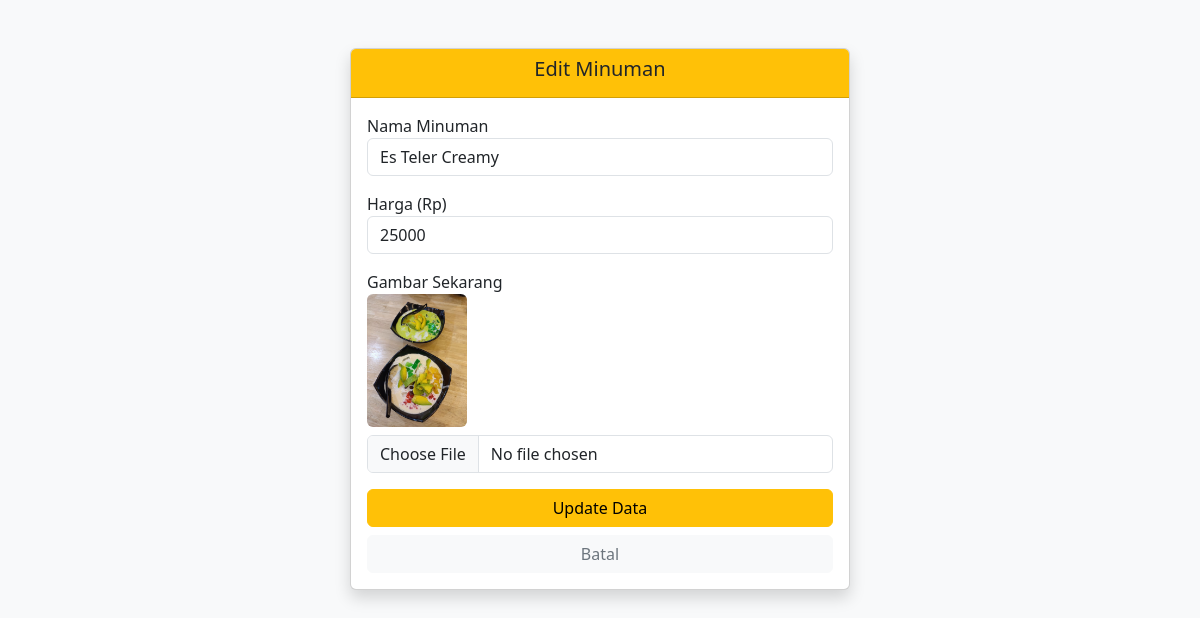
Screenshot of /admin/katalog_minuman/edit.php?id=1 (signed in) with the database file from the repository.
### tables this page shows
CREATE TABLE `minuman` (
  `id` int(11) NOT NULL,
  `nama_minuman` varchar(100) NOT NULL,
  `gambar_minuman` varchar(255) NOT NULL,
  `harga` int(11) NOT NULL
);

### admin/katalog_minuman/edit.php (the view, shortened to what this page needs)
<?php
include '../../config/config.php';
$id = $_GET['id'];
$query = mysqli_query($conn, "SELECT * FROM minuman WHERE id=$id");
$data = mysqli_fetch_assoc($query);
?>
<!DOCTYPE html>
<html>
<head>
    <link href="https://cdn.jsdelivr.net/npm/bootstrap@5.3.0/dist/css/bootstrap.min.css" rel="stylesheet">
</head>
<body class="bg-light">
    <div class="container mt-5">
        <div class="card mx-auto shadow" style="max-width: 500px;">
            <div class="card-header bg-warning text-center"><h5>Edit Minuman</h5></div>
            <div class="card-body">
                <form method="POST" enctype="multipart/form-data">
                    <div class="mb-3"><label>Nama Minuman</label><input type="text" name="nama_minuman" class="form-control" value="<?= $data['nama_minuman']; ?>" required></div>
                    <div class="mb-3"><label>Harga (Rp)</label><input type="number" name="harga" class="form-control" value="<?= $data['harga']; ?>" required></div>
                    <div class="mb-3">
                        <label>Gambar Sekarang</label><br>
                        <img src="../../assets/img/<?= $data['gambar_minuman']; ?>" width="100" class="mb-2 rounded">
                        <input type="file" name="gambar_minuman" class="form-control">
                    </div>
                    <button type="submit" name="update" class="btn btn-warning w-100">Update Data</button>
                    <a href="index.php" class="btn btn-light w-100 mt-2 text-secondary">Batal</a>
                </form>
            </div>
        </div>
    </div>
</body>
</html>

### rows the page displays
minuman: nama_minuman "Es Teler Creamy", harga "25000", gambar_minuman (picture)
